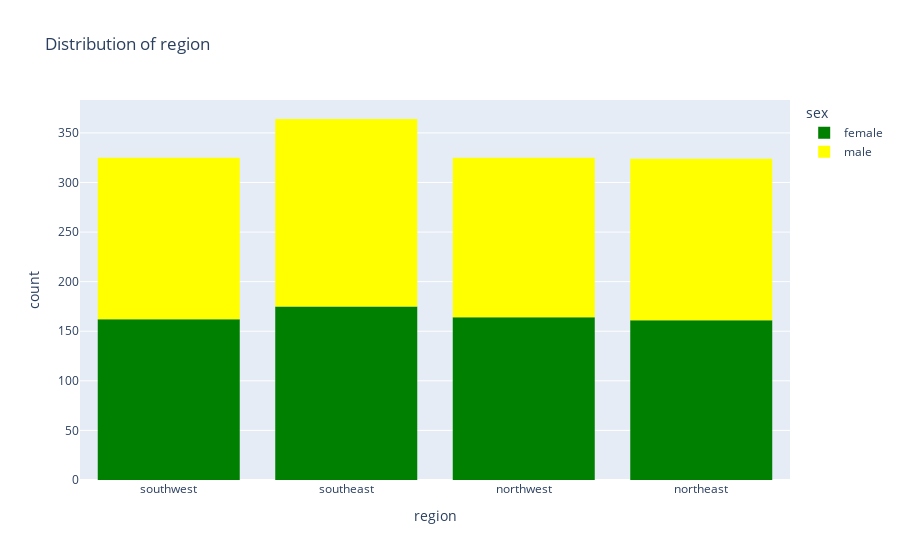

The notebook cell this image was saved under:
### Code cell
px.histogram(df, 
                   x='region',
                   color = 'sex',
                   color_discrete_sequence=['green', 'yellow'],
                   title='Distribution of region')

### Figure 1 — Plotly figure (JSON) as saved in the notebook; plotly's stock layout.template omitted (floating-point values rounded to 4 significant figures; data arrays with more than 128 entries replaced by an {"elided": "..."} marker saying what was removed)
{"data": [{"alignmentgroup": "True", "bingroup": "x", "hovertemplate": "sex=female<br>region=%{x}<br>count=%{y}<extra></extra>", "legendgroup": "female", "marker": {"color": "green", "pattern": {"shape": ""}}, "name": "female", "offsetgroup": "female", "orientation": "v", "showlegend": true, "type": "histogram", "x": {"elided": "662 str values"}, "xaxis": "x", "yaxis": "y"}, {"alignmentgroup": "True", "bingroup": "x", "hovertemplate": "sex=male<br>region=%{x}<br>count=%{y}<extra></extra>", "legendgroup": "male", "marker": {"color": "yellow", "pattern": {"shape": ""}}, "name": "male", "offsetgroup": "male", "orientation": "v", "showlegend": true, "type": "histogram", "x": {"elided": "676 str values"}, "xaxis": "x", "yaxis": "y"}], "layout": {"autosize": true, "barmode": "relative", "legend": {"title": {"text": "sex"}, "tracegroupgap": 0}, "title": {"text": "Distribution of region"}, "xaxis": {"anchor": "y", "autorange": true, "domain": [0, 1], "range": [-0.5, 3.5], "title": {"text": "region"}, "type": "category"}, "yaxis": {"anchor": "x", "autorange": true, "domain": [0, 1], "range": [0, 383.2], "title": {"text": "count"}}}}
